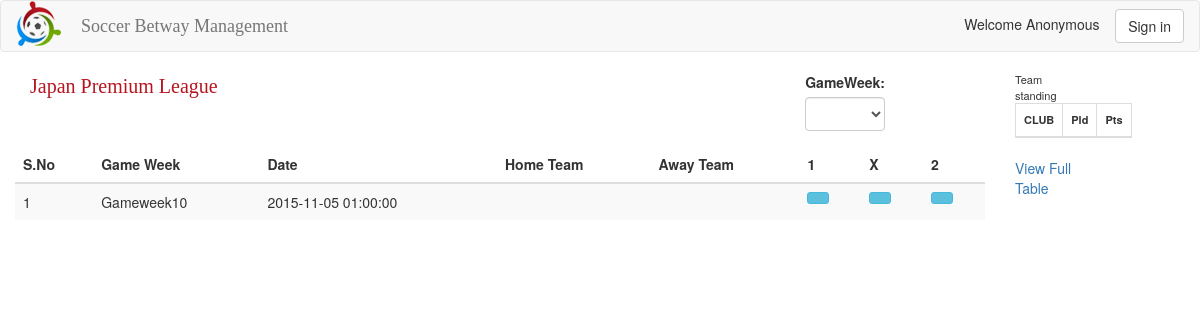
The app's page /index.php?page=fixture&leagueid=5 with its own data.
### tables this page shows
CREATE TABLE `sbm_league` (
  `league_id` int(11) NOT NULL AUTO_INCREMENT,
  `participants_number` int(11) NOT NULL,
  `league_name` varchar(100) NOT NULL,
  `organization_id` int(11) NOT NULL,
  PRIMARY KEY (`league_id`),
  KEY `organization_id_idx` (`organization_id`),
  CONSTRAINT `organization_id` FOREIGN KEY (`organization_id`) REFERENCES `sbm_organization` (`organization_id`) ON DELETE NO ACTION ON UPDATE CASCADE
);

CREATE TABLE `sbm_fixture` (
  `fixture_id` int(11) NOT NULL AUTO_INCREMENT,
  `game_week` varchar(45) NOT NULL,
  `fixture_date` datetime NOT NULL,
  `league_id` int(11) NOT NULL,
  PRIMARY KEY (`fixture_id`),
  KEY `league_id_idx` (`league_id`),
  CONSTRAINT `fixture_league_id` FOREIGN KEY (`league_id`) REFERENCES `sbm_league` (`league_id`) ON DELETE NO ACTION ON UPDATE CASCADE
);

### config.php (called while the page is built, shortened)
<?php
require_once("classes/database.class.php");
$m_db=new clsMySQLDB();
?>

### classes/database.class.php (called while the page is built, shortened)
<?php
class clsMySQLDB
{
	function Query($sql)
	{
		return mysql_query($sql);
	}
	function Fetch($rs)
	{
		return mysql_fetch_assoc($rs);
	}
}
?>

### classes/fixture.class.php (the view, shortened to what this page needs)
<?php
class fixture
{
	var $leagueid;
	var $week_sd;
	var $week_ed;
	function fixtureList()
	{
		global $m_db;
		$counter = 1;
		$league = $m_db->Query("SELECT league_name FROM sbm_league WHERE league_id='".$this->leagueid."'");
		$row=$m_db->Fetch($league);
		echo("<div class=\"league-title\">".$row['league_name']."</div>");
		$result = $m_db->Query("SELECT DISTINCT f.fixture_id,
												gf.fixture_id AS fixtureid,
												gf.game_week,
												gf.fixture_date,
												wo.weekly_odd_id,
												wo.odd_home,
												wo.odd_draw,
												wo.odd_away,
								(SELECT team_fullname
									FROM return_gameweek
									WHERE fixture_id = gf.fixture_id AND home_team = 1
								) AS home_team,
								(SELECT team_fullname
									FROM return_gameweek
									WHERE fixture_id = gf.fixture_id AND away_team = 1
								) AS away_team
								FROM sbm_fixture AS f
								LEFT JOIN return_gameweek  AS gf ON (f.fixture_id = gf.fixture_id)
								LEFT JOIN sbm_weekly_odd as wo ON (f.fixture_id=wo.fixture_id)
								WHERE gf.fixture_date BETWEEN '".$this->week_sd."' AND '".$this->week_ed."'");
		echo("<table class=\"table table-striped\">");
		echo("<thead><tr><th>S.No</th><th>Game Week</th><th>Date</th><th>Home Team</th><th>Away Team</th><th>1</th><th>X</th><th>2</th></thead>");
		echo("<tbody>");
		while ($row=$m_db->Fetch($result))
		{
			echo("<tr>");
			echo("<td>".$counter."</td>");
			echo("<td>".$row['game_week']. "</td>");
			echo("<td>".$row['fixture_date']. "</a</td>");
			echo("<td>".$row['home_team']. "</td>");
			echo("<td>".$row['away_team']. "</td>");
			if (isset($_SESSION['sbm_user_id'])==""){
				echo("<td><button type=\"button\" class=\"btn btn-info btn-sm\" data-toggle=\"modal\" data-target=\"#myModal\">".$row['odd_home']."</button></td>");
				echo("<td><button type=\"button\" class=\"btn btn-info btn-sm\" data-toggle=\"modal\" data-target=\"#myModal\">".$row['odd_draw']."</button></td>");
				echo("<td><button type=\"button\" class=\"btn btn-info btn-sm\" data-toggle=\"modal\" data-target=\"#myModal\">".$row['odd_away']."</button></td>");
			}
			echo("</tr>");
			$counter++;
		}
		echo("</tbody></table>");
	}
}
?>

### css/mystyle.css (style rules this page uses)
.league-title { font-family: "Bree serif", serif; font-size: 20px; color: #B71520; padding-left: 15px; }

### records on screen
sbm_league: league_name "Japan Premium League"
sbm_fixture: game_week "Gameweek10", fixture_date "2015-11-05 01:00:00"
